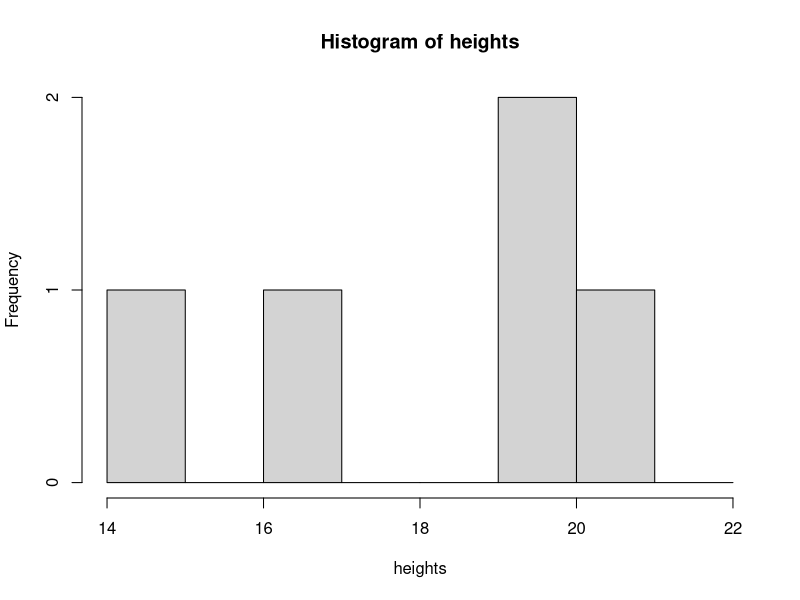
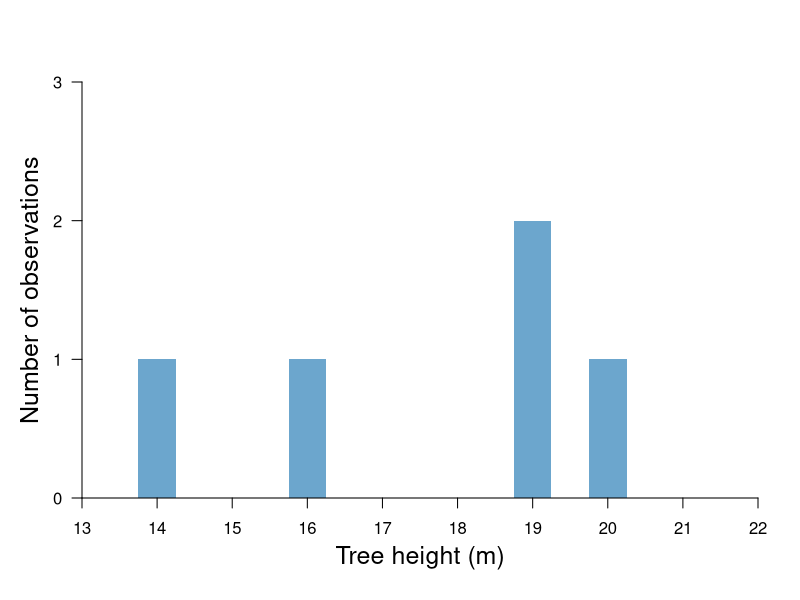
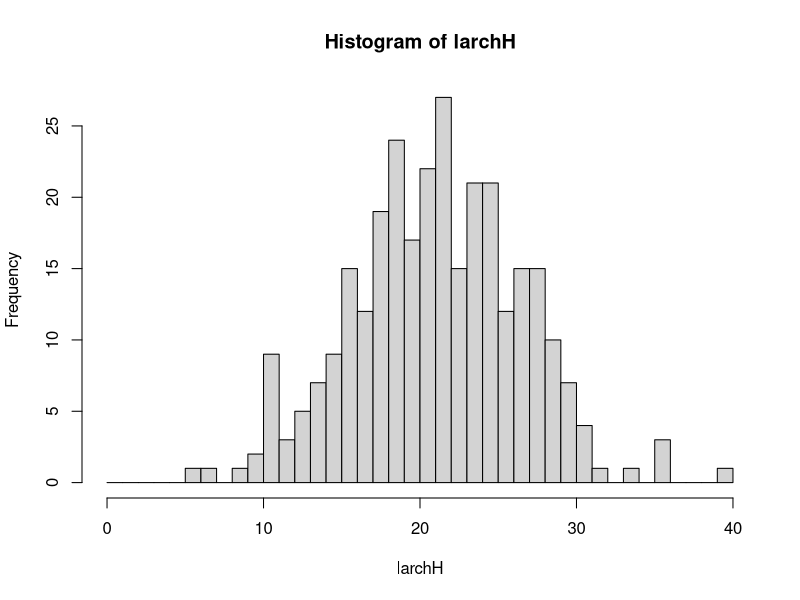
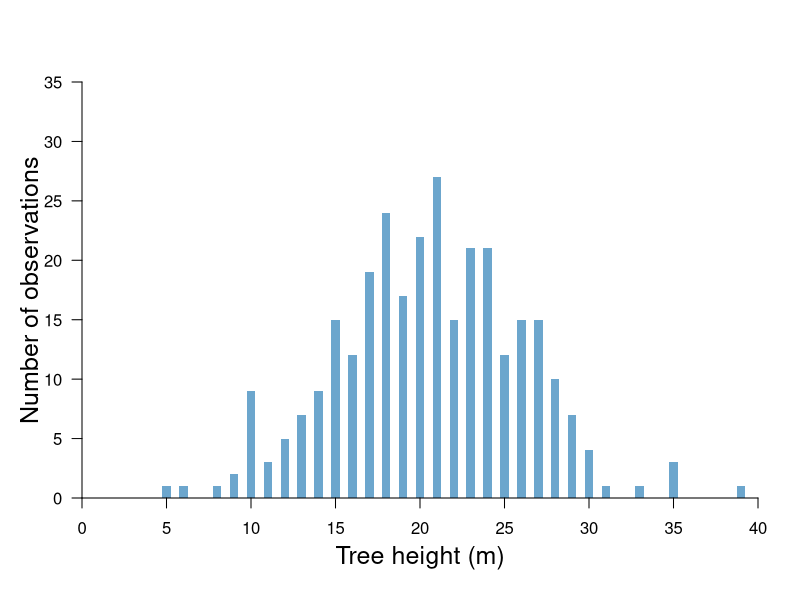
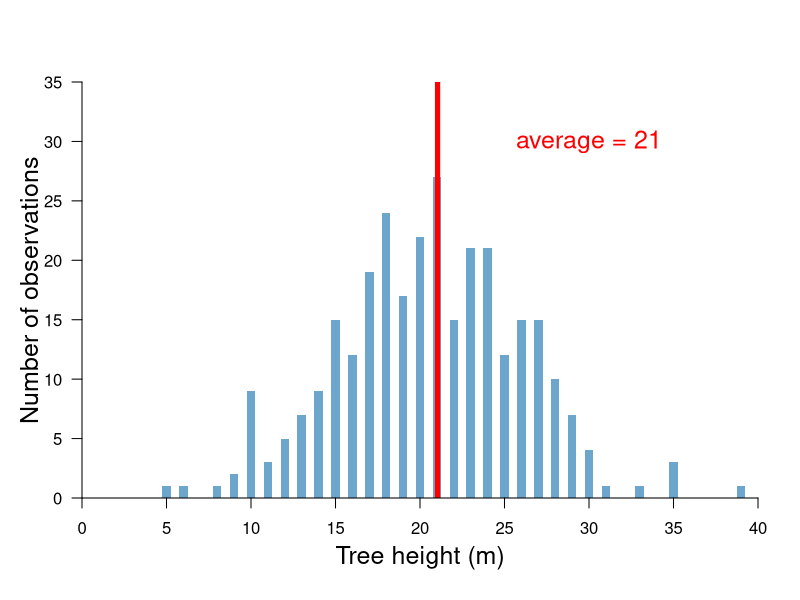
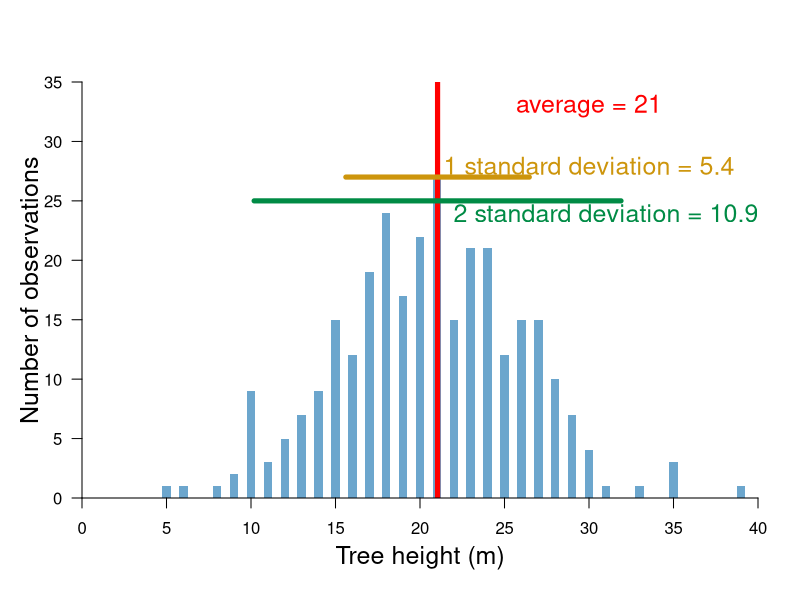
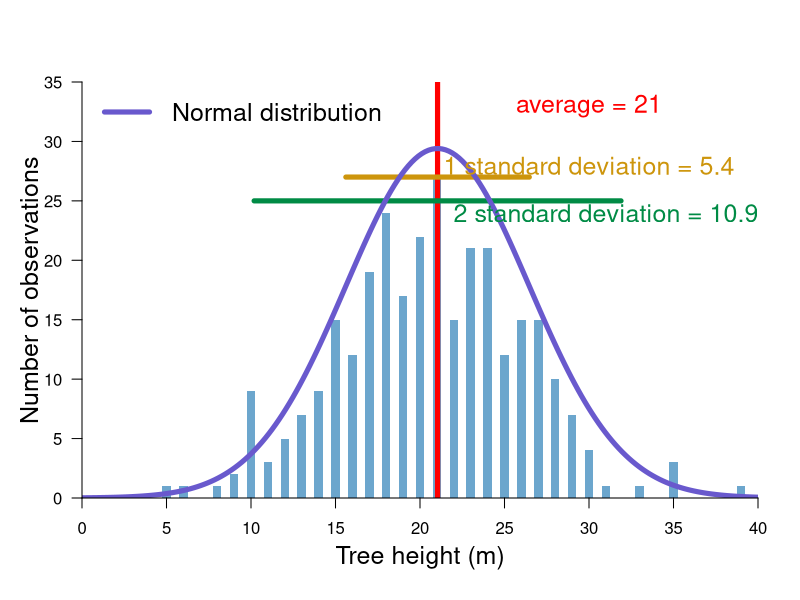
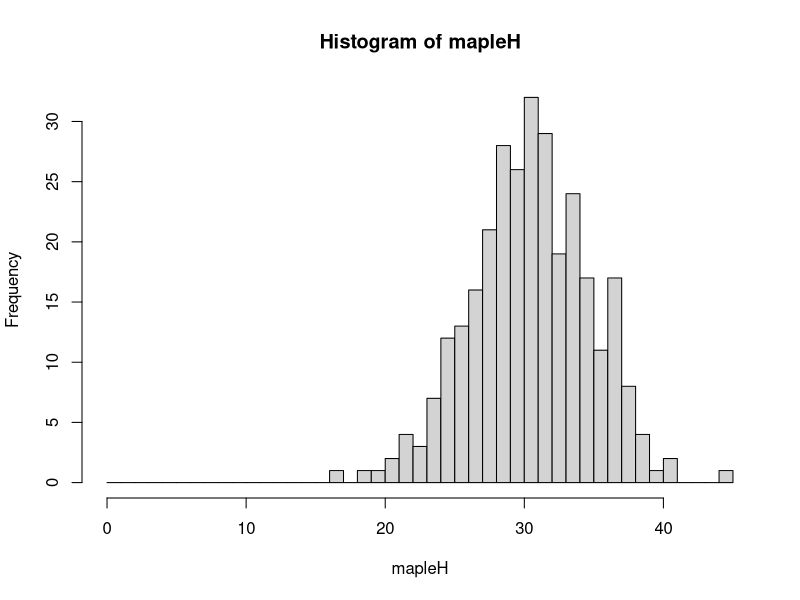

Here is the R script that generated these plots, in order:
setwd("c:\\Users\\hkropp\\Google Drive\\courses\\Fall2019\\remote_sensing\\figures")

#start with sampling example and demonstrate a histogram for a few samples
heights <- c(20,21,15,17,20)

hist1 <- hist(heights, breaks=seq(14,22))

plot(c(0,1),c(0,1), type="n", xlim=c(13,22), ylim=c(0,3), xaxs="i", yaxs="i",axes=FALSE,xlab=" ", ylab=" ")
for(i in 1:length(hist1$breaks)){
	polygon(c(hist1$breaks[i]-.25,hist1$breaks[i]-.25,hist1$breaks[i]+.25,hist1$breaks[i]+.25),
			c(0,hist1$counts[i],hist1$counts[i],0),col=rgb(108,166,205,maxColorValue=255),border=NA)
}

axis(1, seq(13,22),seq(13,22),cex=1.5)
axis(2, seq(0,3),seq(0,3),cex=1.5,las=2)
mtext("Tree height (m)", side=1, line=2.5, cex=1.5)
mtext("Number of observations",side=2,line=2,cex=1.5)

#now with sampling example and demonstrate a histogram for many more samples
#generate data
set.seed(305)
larchH <- rnorm(300,21,5)

histL <- hist(larchH, breaks=seq(0,40))



plot(c(0,1),c(0,1), type="n", xlim=c(0,40), ylim=c(0,35), xaxs="i", yaxs="i",axes=FALSE,xlab=" ", ylab=" ")
for(i in 1:length(histL$breaks)){
	polygon(c(histL$breaks[i]-.25,histL$breaks[i]-.25,histL$breaks[i]+.25,histL$breaks[i]+.25),
			c(0,histL$counts[i],histL$counts[i],0),col=rgb(108,166,205,maxColorValue=255),border=NA)
}

axis(1, seq(0,40,by=5),seq(0,40,by=5),cex=1.5)
axis(2, seq(0,35,by=5),seq(0,35,by=5),cex=1.5,las=2)
mtext("Tree height (m)", side=1, line=2.5, cex=1.5)
mtext("Number of observations",side=2,line=2,cex=1.5)


#show histogram with summary statistics
larchM <- mean(larchH)
larchSD <- sd(larchH)

#just with mean
plot(c(0,1),c(0,1), type="n", xlim=c(0,40), ylim=c(0,35), xaxs="i", yaxs="i",axes=FALSE,xlab=" ", ylab=" ")
for(i in 1:length(histL$breaks)){
	polygon(c(histL$breaks[i]-.25,histL$breaks[i]-.25,histL$breaks[i]+.25,histL$breaks[i]+.25),
			c(0,histL$counts[i],histL$counts[i],0),col=rgb(108,166,205,maxColorValue=255),border=NA)
}
abline(v=larchM, col="red",lwd=5)
text(30,30, paste("average =",round(larchM,1)),cex=1.5, col="red")

axis(1, seq(0,40,by=5),seq(0,40,by=5),cex=1.5)
axis(2, seq(0,35,by=5),seq(0,35,by=5),cex=1.5,las=2)
mtext("Tree height (m)", side=1, line=2.5, cex=1.5)
mtext("Number of observations",side=2,line=2,cex=1.5)


#just with mean and one standard deviation
plot(c(0,1),c(0,1), type="n", xlim=c(0,40), ylim=c(0,35), xaxs="i", yaxs="i",axes=FALSE,xlab=" ", ylab=" ")
for(i in 1:length(histL$breaks)){
	polygon(c(histL$breaks[i]-.25,histL$breaks[i]-.25,histL$breaks[i]+.25,histL$breaks[i]+.25),
			c(0,histL$counts[i],histL$counts[i],0),col=rgb(108,166,205,maxColorValue=255),border=NA)
}
abline(v=larchM, col="red",lwd=5)
text(30,33, paste("average =",round(larchM,1)),cex=1.5, col="red")

points(seq(larchM - larchSD, larchM + larchSD, length.out=20),
		rep(27,20), type="l",lwd=5, col=rgb(205,149,12,maxColorValue=255))
points(seq(larchM - (2*larchSD), larchM + (2*larchSD), length.out=20),
		rep(25,20), type="l",lwd=5, col=rgb(0,139,69,maxColorValue=255))		
		
text(30,28, paste("1 standard deviation =",round(larchSD,1)),cex=1.5, col=rgb(205,149,12,maxColorValue=255))
text(31,24, paste("2 standard deviation =",round(2*larchSD,1)),cex=1.5, col=rgb(0,139,69,maxColorValue=255))
axis(1, seq(0,40,by=5),seq(0,40,by=5),cex=1.5)
axis(2, seq(0,35,by=5),seq(0,35,by=5),cex=1.5,las=2)
mtext("Tree height (m)", side=1, line=2.5, cex=1.5)
mtext("Number of observations",side=2,line=2,cex=1.5)



#show with normal
plot(c(0,1),c(0,1), type="n", xlim=c(0,40), ylim=c(0,35), xaxs="i", yaxs="i",axes=FALSE,xlab=" ", ylab=" ")
for(i in 1:length(histL$breaks)){
	polygon(c(histL$breaks[i]-.25,histL$breaks[i]-.25,histL$breaks[i]+.25,histL$breaks[i]+.25),
			c(0,histL$counts[i],histL$counts[i],0),col=rgb(108,166,205,maxColorValue=255),border=NA)
}
abline(v=larchM, col="red",lwd=5)
text(30,33, paste("average =",round(larchM,1)),cex=1.5, col="red")

points(seq(larchM - larchSD, larchM + larchSD, length.out=20),
		rep(27,20), type="l",lwd=5, col=rgb(205,149,12,maxColorValue=255))
points(seq(larchM - (2*larchSD), larchM + (2*larchSD), length.out=20),
		rep(25,20), type="l",lwd=5, col=rgb(0,139,69,maxColorValue=255))	

points(seq(0,40,length.out=200),dnorm(seq(0,40,length.out=200),larchM,larchSD)*400,type="l",
		lwd=5, col=	rgb(105,89,205,maxColorValue=255))
		
text(30,28, paste("1 standard deviation =",round(larchSD,1)),cex=1.5, col=rgb(205,149,12,maxColorValue=255))
text(31,24, paste("2 standard deviation =",round(2*larchSD,1)),cex=1.5, col=rgb(0,139,69,maxColorValue=255))
legend("topleft",c("Normal distribution"), col=rgb(105,89,205,maxColorValue=255), lwd=5, bty="n", cex=1.5)
axis(1, seq(0,40,by=5),seq(0,40,by=5),cex=1.5)
axis(2, seq(0,35,by=5),seq(0,35,by=5),cex=1.5,las=2)
mtext("Tree height (m)", side=1, line=2.5, cex=1.5)
mtext("Number of observations",side=2,line=2,cex=1.5)

#comparison between species
mapleH <- rnorm(300,30,4)
mapleM <- mean(mapleH)
mapleSD <- sd(mapleH)

histM <- hist(mapleH, breaks=seq(0,45))

plot(c(0,1),c(0,1), type="n", xlim=c(0,45), ylim=c(0,35), xaxs="i", yaxs="i",axes=FALSE,xlab=" ", ylab=" ")
for(i in 1:length(histL$breaks)){
	polygon(c(histL$breaks[i]-.25,histL$breaks[i]-.25,histL$breaks[i]+.25,histL$breaks[i]+.25),
			c(0,histL$counts[i],histL$counts[i],0),col=rgb(108,166,205,155,maxColorValue=255),border=NA)
}

for(i in 1:length(histL$breaks)){
	polygon(c(histM$breaks[i]-.25,histM$breaks[i]-.25,histM$breaks[i]+.25,histM$breaks[i]+.25),
			c(0,histM$counts[i],histM$counts[i],0),col=rgb(205,79,57,155,maxColorValue=255),border=NA)
}

points(seq(0,45,length.out=200),dnorm(seq(0,45,length.out=200),larchM,larchSD)*400,type="l",
		lwd=5, col=	rgb(108,166,205,maxColorValue=255))
		
points(seq(0,45,length.out=200),dnorm(seq(0,45,length.out=200),mapleM,mapleSD)*300,type="l",
		lwd=5,	col=rgb(205,79,57,maxColorValue=255))	
		


axis(1, seq(0,45,by=5),seq(0,45,by=5),cex=1.5)
axis(2, seq(0,35,by=5),seq(0,35,by=5),cex=1.5,las=2)
mtext("Tree height (m)", side=1, line=2.5, cex=1.5)
mtext("Number of observations",side=2,line=2,cex=1.5)

points(rep(larchM, 20), seq(30.5,35,length.out=20),type="l",lwd=5, col=	rgb(108,166,205,maxColorValue=255))
points(rep(mapleM, 20), seq(30.5,35,length.out=20),type="l",lwd=5,	col=rgb(205,79,57,maxColorValue=255))